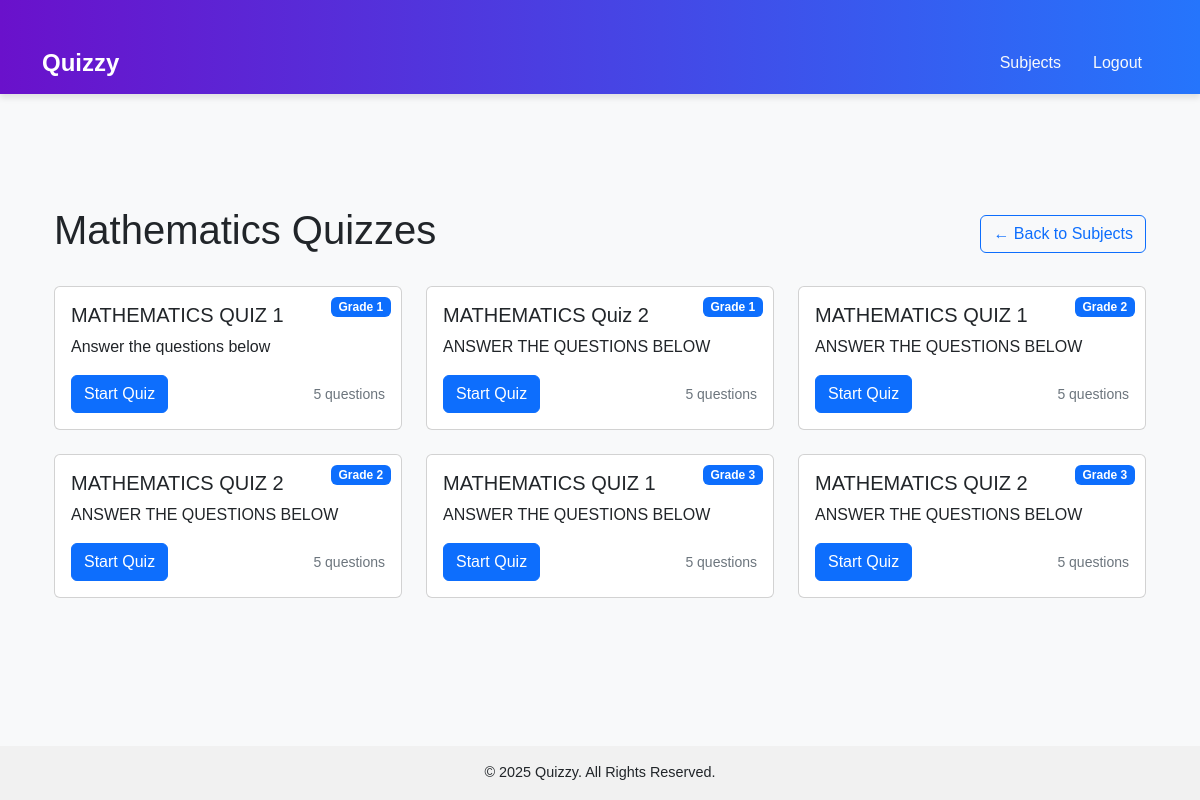
The page /subject/mathematics/ (signed in) on the database its author committed.
### quizzes/models.py (models this page shows, shortened)
class Quiz(models.Model):
    QUESTION_TYPES = [
        ('MC', 'Multiple Choice'),
        ('TF', 'True/False'),
        ('SA', 'Short Answer')
    ]
    title = models.CharField(max_length=200)
    description = models.TextField(blank=True)
    created_by = models.ForeignKey(settings.AUTH_USER_MODEL, on_delete=models.CASCADE)
    subject = models.CharField(max_length=100)
    grade_level = models.IntegerField()
    subject = models.CharField(max_length=100)

### quizzes/views.py (the view)
# urls.py: path('subject/<str:subject>/', views.subject_quizzes, name='subject_quizzes'),
@login_required
def subject_quizzes(request, subject):
    quizzes = Quiz.objects.filter(subject__iexact=subject)
    return render(request, 'subject_quizzes.html', {
        'subject': subject,
        'quizzes': quizzes
    })

### templates/subject_quizzes.html (shortened to what this page needs)
{% extends 'base.html' %}
{% block content %}
<div class="container mt-5">
    <div class="d-flex justify-content-between align-items-center mb-4">
        <h1>{{ subject|title }} Quizzes</h1>
        <a href="{% url 'subject_selection' %}" class="btn btn-outline-primary">
            ← Back to Subjects
        </a>
    </div>
    <div class="row">
        {% for quiz in quizzes %}
        <div class="col-md-4 mb-4">
            <div class="card quiz-card">
                <div class="card-body">
                    <span class="badge bg-primary difficulty-badge">
                        Grade {{ quiz.grade_level }}
                    </span>
                    <h5 class="card-title">{{ quiz.title }}</h5>
                    <p class="card-text">{{ quiz.description }}</p>
                    <div class="d-flex justify-content-between align-items-center">
                        <a href="{% url 'quiz_detail' quiz.id %}" class="btn btn-primary">
                            Start Quiz
                        </a>
                        <small class="text-muted">
                            {{ quiz.questions.count }} questions
                        </small>
                    </div>
                </div>
            </div>
        </div>
        {% endfor %}
    </div>
</div>
{% endblock %}

### templates/base.html (style rules this page uses)
body { font-family: 'Arial', sans-serif; background-color: #f8f9fa; margin: 0; display: flex; flex-direction: column; min-height: 100vh; }
.container { padding-top: 2rem; flex: 1; }

### templates/subject_quizzes.html (style rules this page uses)
.quiz-card { transition: transform 0.3s ease; }
.difficulty-badge { position: absolute; top: 10px; right: 10px; }

### rows shown on the page
Quiz: grade_level "1", title "MATHEMATICS QUIZ 1", description "Answer the questions below", questions.count "5"
Quiz: grade_level "1", title "MATHEMATICS Quiz 2", description "ANSWER THE QUESTIONS BELOW", questions.count "5"
Quiz: grade_level "2", title "MATHEMATICS QUIZ 1", description "ANSWER THE QUESTIONS BELOW", questions.count "5"
Quiz: grade_level "2", title "MATHEMATICS QUIZ 2", description "ANSWER THE QUESTIONS BELOW", questions.count "5"
Quiz: grade_level "3", title "MATHEMATICS QUIZ 1", description "ANSWER THE QUESTIONS BELOW", questions.count "5"
Quiz: grade_level "3", title "MATHEMATICS QUIZ 2", description "ANSWER THE QUESTIONS BELOW", questions.count "5"

### other values the page prints
{{ subject|title }} "Mathematics"
{{ year|default:2025 }} "2025"
